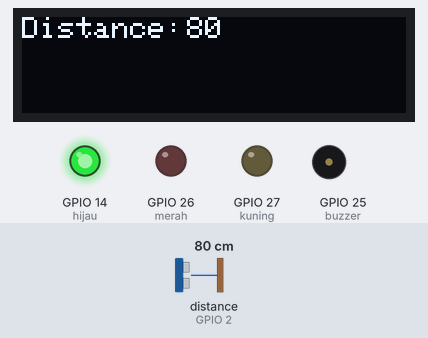
A sketch run on a simulated ESP32. On the bench: 128×32 one-colour display, output pins drawn as LEDs (lit = HIGH), buzzer (waves = sounding, pin HIGH). Wiring (inferred from the names in the program): ultrasonic range finder: trigger GPIO 4; echo GPIO 2. Inputs (shaded band) come from the test bench; at power-on: distance to the obstacle (sensor on GPIO 2) 80 cm. The echo pulse lasts 58.3 µs per cm; pins used as bus, display or sensor lines are not drawn.

Above: at 1.2 s.
1.3 s: distance to the obstacle (sensor on GPIO 2) set to 11 cm
At 2.5 s:
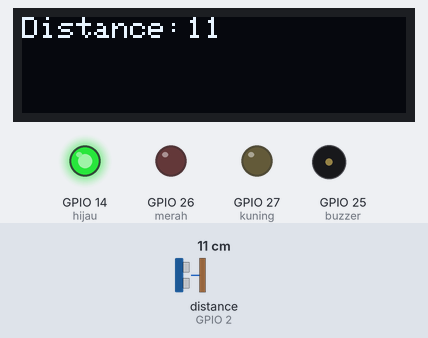
2.8 s: distance to the obstacle (sensor on GPIO 2) set to 8 cm
At 3.41 s:
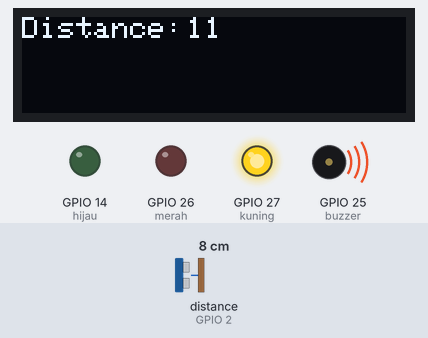
5.1 s: distance to the obstacle (sensor on GPIO 2) set to 4 cm
At 5.55 s:
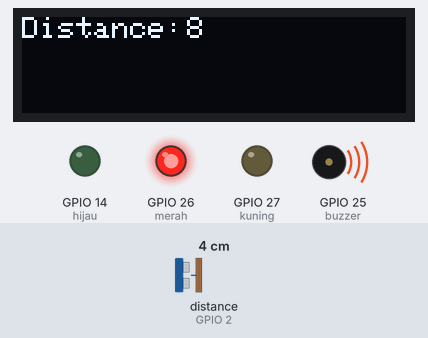
Timing chart, 0 to 13.3 s (numbered marks = the images above; inputs shaded):
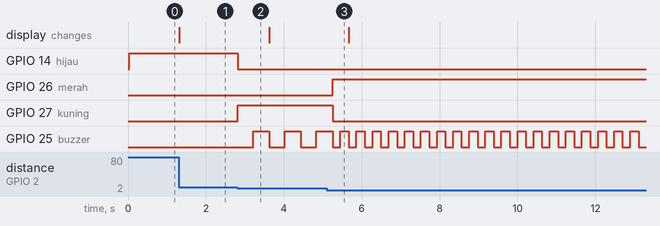

The sketch:

Sensor-Jarak.ino
```cpp
int trig = 4;
int echo = 2;
long durasi, jarak;
int merah = 26;
int kuning =27;
int hijau = 14;
int buzzer = 25;

#include <Wire.h>
#include <Adafruit_SSD1306.h>
Adafruit_SSD1306 lcd( 128, 32, &Wire, 4);

void setup() {
  lcd.begin(SSD1306_SWITCHCAPVCC, 0x3c);
  lcd.clearDisplay();
  pinMode(trig, OUTPUT);
  pinMode(echo, INPUT);
  pinMode(merah,OUTPUT);
  pinMode(kuning, OUTPUT);
  pinMode(hijau, OUTPUT);
  pinMode(buzzer, OUTPUT);
  Serial.begin(9600);

}

void loop() {
  digitalWrite(trig, LOW);
  delayMicroseconds(2);

  digitalWrite(trig, HIGH);
  delayMicroseconds(2);
  digitalWrite(trig, LOW);
  delayMicroseconds(2);

  durasi = pulseIn(echo, HIGH);
  jarak = (durasi / 2 ) / 29.1;
  if(jarak >= 10){
    digitalWrite(hijau, HIGH);
    digitalWrite(merah, LOW);
    digitalWrite(kuning, LOW);
    digitalWrite(buzzer, LOW);
  }else if ((jarak > 5) && (jarak <=10 )){
    digitalWrite(hijau, LOW);
    digitalWrite(merah, LOW);
    digitalWrite(kuning, HIGH);
    digitalWrite(buzzer, LOW);
    delay(400);
    digitalWrite(buzzer, HIGH);
    delay(400);
  }
  else if ((jarak >2 )&& (jarak <=5)) {
    digitalWrite(hijau, LOW);
    digitalWrite(merah, HIGH);
    digitalWrite(kuning, LOW);
    digitalWrite(buzzer, LOW);
    delay(200);
    digitalWrite(buzzer, HIGH);
    delay(200);
  }

   lcd.clearDisplay();

  //jarak
  lcd.setTextSize(1);
  lcd.setCursor(0,0);
  lcd.setTextColor(WHITE);
  lcd.print("Distance: ");
  //Parameter jarak
  lcd.setTextSize(1);
  lcd.setCursor(55,0);
  lcd.print(jarak);

  lcd.display();
  // Serial.print("Jarak benda : ");
  // Serial.print(jarak);
  // Serial.print(" cm");

}
```

Measured:
- the behaviour switches between 10 and 9 cm on distance to the obstacle (sensor on GPIO 2) (found by bisection; images 1 and 2)
- the behaviour switches between 6 and 5 cm on distance to the obstacle (sensor on GPIO 2) (found by bisection; images 2 and 3)
- after the input at 1.3 s, the display: changes at once (image 1)
- after the input at 2.8 s, GPIO 14 (hijau): HIGH → LOW at once; GPIO 27 (kuning): LOW → HIGH at once; GPIO 25 (buzzer): alternates HIGH for 0.41 s and LOW for 0.40 s, starting after 0.41 s
- after the input at 5.1 s, GPIO 26 (merah): LOW → HIGH after 0.15 s; GPIO 27 (kuning): HIGH → LOW after 0.15 s; GPIO 25 (buzzer): alternates HIGH for 0.21 s and LOW for 0.20 s, starting after 0.35 s
